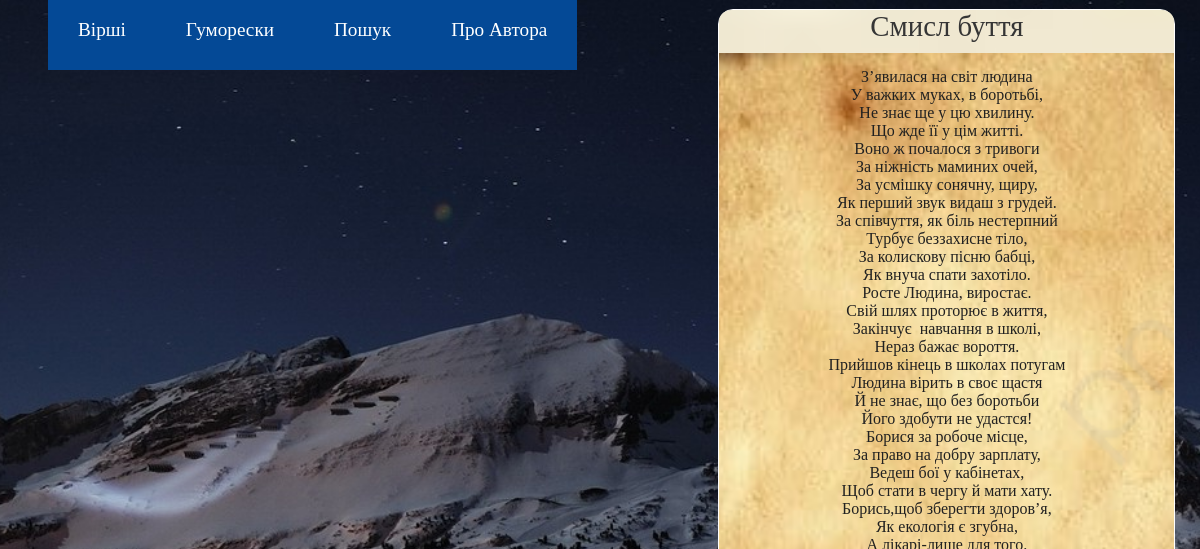
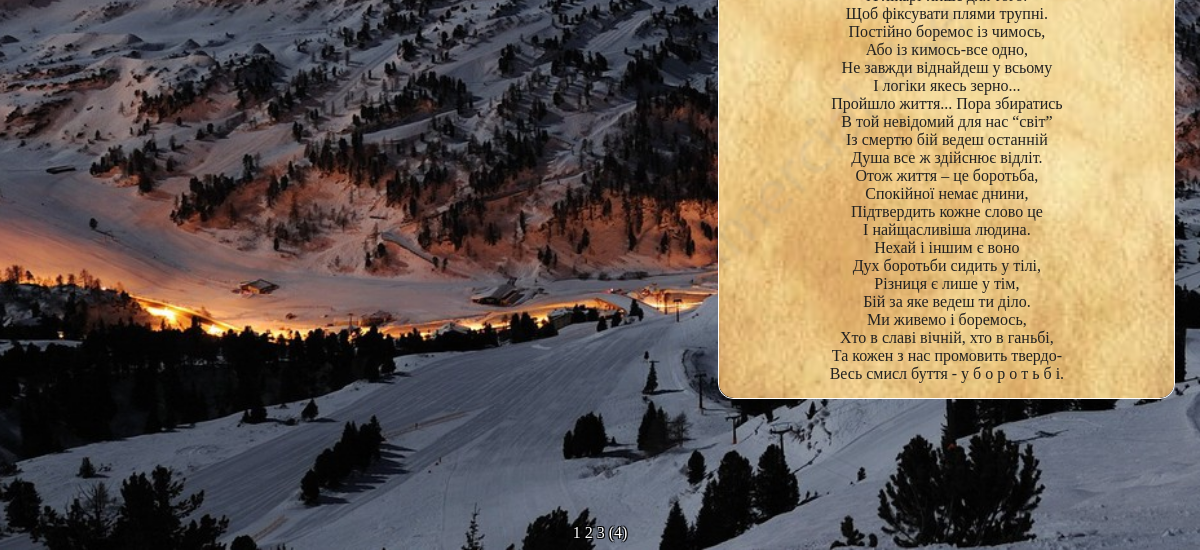
Page /poems/4 on the earlier database version (2 pictures, top to bottom).
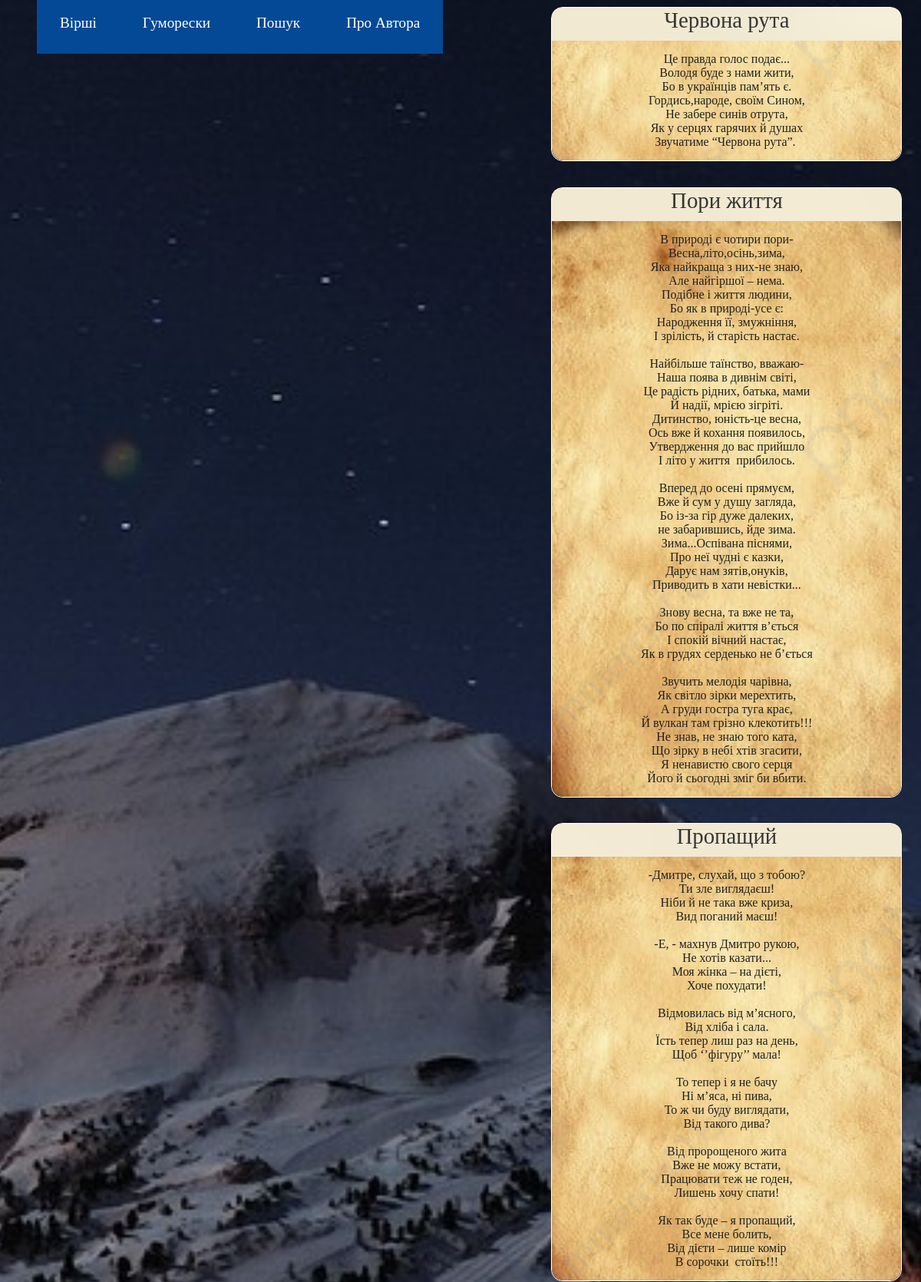
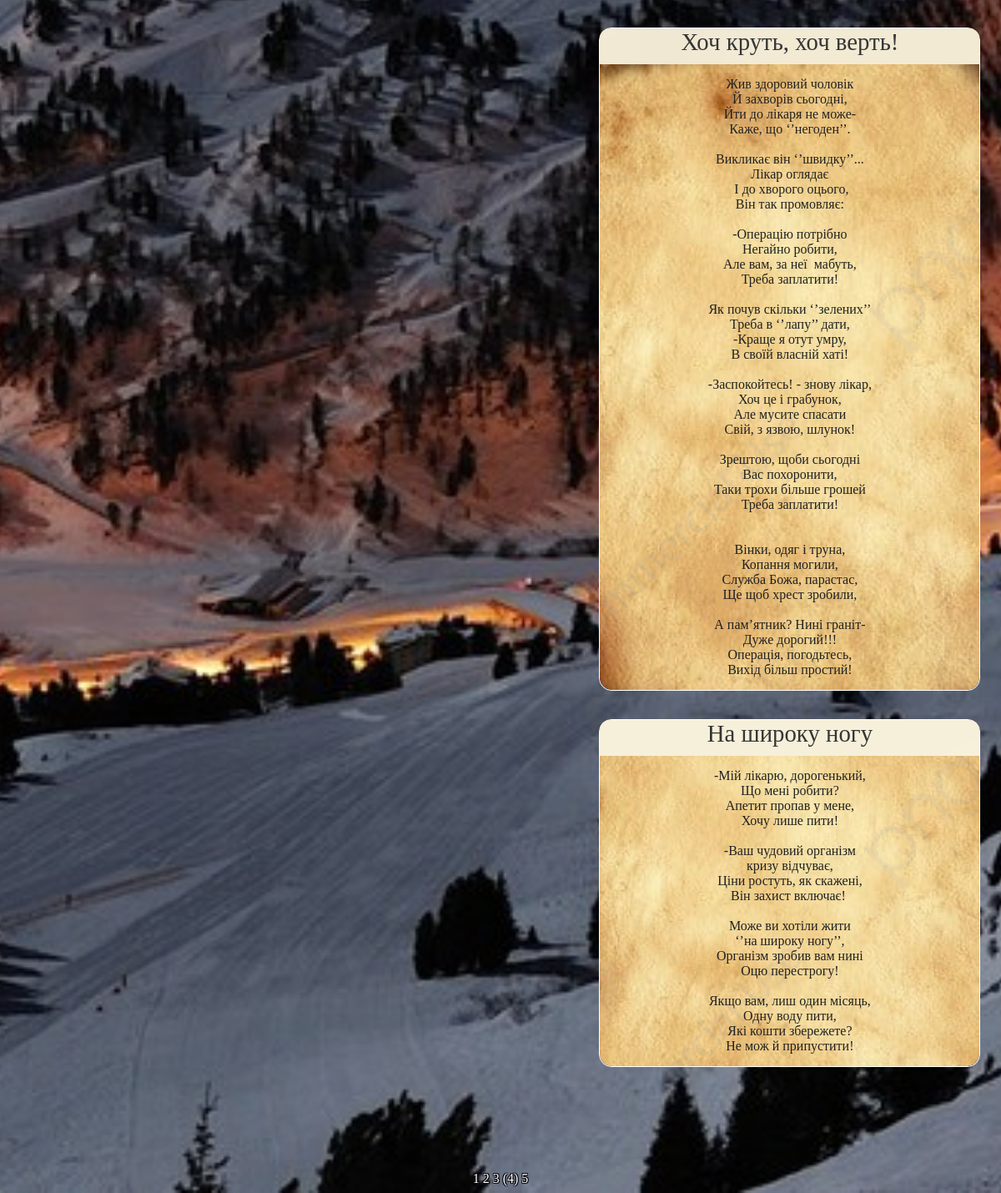
Same page on the later database version (2 pictures, top to bottom).
### app/models.py (models this page shows)
class Poem(db.Model):
    id = db.Column(db.Integer, primary_key=True)
    title = db.Column(db.String(20), unique=True)
    text = db.Column(db.String(1028), unique=True)

### app/routes.py (the view)
@app.route('/poems/<int:page_num>')
def poems(page_num):
    poems = Poem.query.paginate(per_page=5, page=page_num, error_out=True)
    return render_template('poems.html', title='Вірші',  poems=poems)

### app/templates/poems.html
{% extends "base.html" %}
{% block app_content %}
    {% for poem in poems.items %}
        {% include "_poem.html" %}
    {% endfor %}
    <div class="pagination-links">
    {% for page in poems.iter_pages() %}
        {% if page %}
            {% if page != poems.page %}
                <a href="{{ url_for('poems', page_num=page) }}">{{ page }}</a>
            {% else %}
                <span style="color: white;">({{ page }})</span>
            {% endif %}
        {% else %}
            <span class=ellipsis style="color: white;">…</span>
        {% endif %}
    {% endfor %}
    </div>
{% endblock %}

### app/templates/base.html (shortened to what this page needs)
<html>
    <head>
        <link rel="stylesheet" href="{{ url_for('static', filename='styles.css') }}"/>
    </head>
    <body>
        <div id="navbar-container">
            <div id="navbar">
                <div class="link-div">
                    <nav>
                        <ul class="nav-links">
                            <li><a href="{{ url_for('poems', page_num=1) }}">Вірші</a></li>
                            <li><a href="{{ url_for('humoresques', hum_page_num=1) }}">Гуморески</a></li>
                            <li><a href="{{ url_for('search') }}">Пошук</a></li>
                            <li><a href="{{ url_for('about') }}">Про Автора</a></li>
                        </ul>
                    </nav>
                </div>
            </div>
        </div>
        <div id="page_container">
            {% block content %}
            <div class="container-fluid" style="margin-top: 100px;">
                {% block app_content %}{% endblock %}
            </div>
            {% endblock %}
        </div>
    </body>
</html>

### app/templates/_poem.html
{% extends "base.html" %}
{% block app_content %}
    <div id="poem-container">
        <div id="title">{{poem.title}}</div>
        <pre><div id="text">{{poem.text}}</div></pre>
    </div>
{% endblock %}

### app/static/styles.css (style rules this page uses)
#poem-container { width: 455px; border: 1px solid white; color: white; margin-left: 60%; margin-top: -5.7rem; margin-bottom: 125px; border-radius: 15px; }
#title { width: 100%; height: 40px; background: url('/static/title_bg.jpg') no-repeat center center fixed; -webkit-background-size: cover; -moz-background-size: cover; -o-background-size: cover; background-size: cover; font-family: 'Lobster Two', cursive; font-size: 1.8rem; color: #353535; text-align: center; padding-bottom: 5px; border-radius: 12px 12px 0 0; }
#text { background: url('/static/poem_bg.jpg') no-repeat center center; width: 455px; -webkit-background-size: cover; -moz-background-size: cover; -o-background-size: cover; background-size: cover; font-family: 'Lobster Two', cursive ; font-size: 1rem; color: #212121; text-align: center; margin-top: -15px; margin-bottom: -13px; padding-top: 15px; padding-bottom: 15px; border-radius:0 0 15px 15px; }
#navbar-container { position: absolute; top: 0; height: 100px; width: 50%; }
#navbar { position: fixed; display: flex; justify-content: space-between; align-items: center; font-size: 1.2rem; margin-bottom: 100px; margin-right: -500px; }
a { text-decoration: none; color: white; }
body { background: url('/static/night-mnt.jpg') no-repeat center center fixed; -webkit-background-size: cover; -moz-background-size: cover; -o-background-size: cover; background-size: cover; font-family: 'Lobster Two', cursive; }
.nav-links { display: flex; list-style: none; }
.nav-links a { padding: 30px; margin-right: 0px; background: rgb(4, 73, 150); transition: 0.3s ease-out; }
.pagination-links { text-align: center; text-shadow: -1px -1px 0 #000, 1px -1px 0 #000, -1px 1px 0 #000, 1px 1px 0 #000; float: bottom 0; }

Differences in the rows shown:
no longer on this page (row unchanged): Poem: title "Смисл буття", text "З’явилася на світ людина У важких муках, в боротьбі, Не знає ще у цю хвилину. Що жде її у цім житті. Воно ж почалося з тривоги За ніжність маминих очей, За усмішку сонячну, щиру, Як перший звук видаш з грудей. За співчуття, як біль нестерпний Турбує беззахисне тіло, За колискову пісню бабці, Як внуча спати захотіло. Росте Людина, виростає. Свій шлях проторює в життя, Закінчує навчання в школі, Нераз бажає вороття. Прийшов кінець в школах потугам Людина вірить в своє щастя Й не знає, що без боротьби Його здобути не удастся! Борися за робоче місце, За право на добру зарплату, Ведеш бої у кабінетах, Щоб стати в чергу й мати хату. Борись,щоб зберегти здоров’я, Як екологія є згубна, А…"
added Poem: title "Червона рута", text "Це правда голос подає... Володя буде з нами жити, Бо в українців пам’ять є. Гордись,народе, своїм Сином, Не забере синів отрута, Як у серцях гарячих й душах Звучатиме “Червона рута”."
added Poem: title "Пори життя", text "В природі є чотири пори- Весна,літо,осінь,зима, Яка найкраща з них-не знаю, Але найгіршої – нема. Подібне і життя людини, Бо як в природі-усе є: Народження її, змужніння, І зрілість, й старість настає. Найбільше таїнство, вважаю- Наша поява в дивнім світі, Це радість рідних, батька, мами Й надії, мрією зігріті. Дитинство, юність-це весна, Ось вже й кохання появилось, Утвердження до вас прийшло І літо у життя прибилось. Вперед до осені прямуєм, Вже й сум у душу загляда, Бо із-за гір дуже далеких, не забарившись, йде зима. Зима...Оспівана піснями, Про неї чудні є казки, Дарує нам зятів,онуків, Приводить в хати невістки... Знову весна, та вже не та, Бо по спіралі життя в’ється І спокій вічний…"
added Poem: title "Пропащий", text "-Дмитре, слухай, що з тобою? Ти зле виглядаєш! Ніби й не така вже криза, Вид поганий маєш! -Е, - махнув Дмитро рукою, Не хотів казати... Моя жінка – на дієті, Хоче похудати! Відмовилась від м’ясного, Від хліба і сала. Їсть тепер лиш раз на день, Щоб ‘’фігуру’’ мала! То тепер і я не бачу Ні м’яса, ні пива, То ж чи буду виглядати, Від такого дива? Від пророщеного жита Вже не можу встати, Працювати теж не годен, Лишень хочу спати! Як так буде – я пропащий, Все мене болить, Від дієти – лише комір В сорочки стоїть!!!"
added Poem: title "Хоч круть, хоч верть!", text "Жив здоровий чоловік Й захворів сьогодні, Йти до лікаря не може- Каже, що ‘’негоден’’. Викликає він ‘’швидку’’... Лікар оглядає І до хворого оцього, Він так промовляє: -Операцію потрібно Негайно робити, Але вам, за неї мабуть, Треба заплатити! Як почув скільки ‘’зелених’’ Треба в ‘’лапу’’ дати, -Краще я отут умру, В своїй власній хаті! -Заспокойтесь! - знову лікар, Хоч це і грабунок, Але мусите спасати Свій, з язвою, шлунок! Зрештою, щоби сьогодні Вас похоронити, Таки трохи більше грошей Треба заплатити! Вінки, одяг і труна, Копання могили, Служба Божа, парастас, Ще щоб хрест зробили, А пам’ятник? Нині граніт- Дуже дорогий!!! Операція, погодьтесь, Вихід більш простий!"
added Poem: title "На широку ногу", text "-Мій лікарю, дорогенький, Що мені робити? Апетит пропав у мене, Хочу лише пити! -Ваш чудовий організм кризу відчуває, Ціни ростуть, як скажені, Він захист включає! Може ви хотіли жити ‘’на широку ногу’’, Організм зробив вам нині Оцю перестрогу! Якщо вам, лиш один місяць, Одну воду пити, Які кошти збережете? Не мож й припустити!"
Other differences:
new list line: "5"
